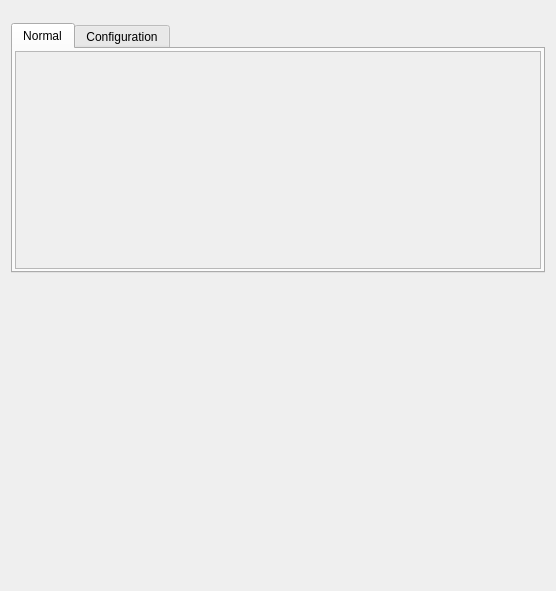
<?xml version="1.0" encoding="UTF-8"?>
<ui version="4.0">
 <class>Form</class>
 <widget class="QWidget" name="Form">
  <property name="geometry">
   <rect>
    <x>0</x>
    <y>0</y>
    <width>556</width>
    <height>591</height>
   </rect>
  </property>
  <property name="sizePolicy">
   <sizepolicy hsizetype="Preferred" vsizetype="Preferred">
    <horstretch>0</horstretch>
    <verstretch>0</verstretch>
   </sizepolicy>
  </property>
  <property name="windowTitle">
   <string>Form</string>
  </property>
  <layout class="QVBoxLayout" name="verticalLayout_3">
   <item>
    <widget class="TyphosDisplayTitle" name="TyphosDisplayTitle">
     <property name="sizePolicy">
      <sizepolicy hsizetype="Preferred" vsizetype="Fixed">
       <horstretch>0</horstretch>
       <verstretch>0</verstretch>
      </sizepolicy>
     </property>
     <property name="toolTip">
      <string/>
     </property>
     <property name="underline_midLineWidth" stdset="0">
      <number>-4</number>
     </property>
    </widget>
   </item>
   <item>
    <widget class="TyphosPositionerWidget" name="TyphosPositionerWidget">
     <property name="sizePolicy">
      <sizepolicy hsizetype="Preferred" vsizetype="Preferred">
       <horstretch>0</horstretch>
       <verstretch>0</verstretch>
      </sizepolicy>
     </property>
     <property name="maximumSize">
      <size>
       <width>16777215</width>
       <height>230</height>
      </size>
     </property>
     <property name="toolTip">
      <string/>
     </property>
     <property name="readback_attribute" stdset="0">
      <string>state</string>
     </property>
     <property name="setpoint_attribute" stdset="0">
      <string>state</string>
     </property>
     <property name="low_limit_switch_attribute" stdset="0">
      <string/>
     </property>
     <property name="high_limit_switch_attribute" stdset="0">
      <string/>
     </property>
     <property name="low_limit_travel_attribute" stdset="0">
      <string/>
     </property>
     <property name="high_limit_travel_attribute" stdset="0">
      <string/>
     </property>
     <property name="velocity_attribute" stdset="0">
      <string/>
     </property>
     <property name="acceleration_attribute" stdset="0">
      <string/>
     </property>
     <property name="moving_attribute" stdset="0">
      <string>busy</string>
     </property>
    </widget>
   </item>
   <item>
    <widget class="QTabWidget" name="signal_tab">
     <property name="sizePolicy">
      <sizepolicy hsizetype="Expanding" vsizetype="Maximum">
       <horstretch>0</horstretch>
       <verstretch>0</verstretch>
      </sizepolicy>
     </property>
     <property name="minimumSize">
      <size>
       <width>0</width>
       <height>250</height>
      </size>
     </property>
     <property name="maximumSize">
      <size>
       <width>16777215</width>
       <height>500</height>
      </size>
     </property>
     <property name="autoFillBackground">
      <bool>false</bool>
     </property>
     <property name="tabPosition">
      <enum>QTabWidget::North</enum>
     </property>
     <property name="tabShape">
      <enum>QTabWidget::Rounded</enum>
     </property>
     <property name="currentIndex">
      <number>0</number>
     </property>
     <property name="elideMode">
      <enum>Qt::ElideNone</enum>
     </property>
     <property name="usesScrollButtons">
      <bool>false</bool>
     </property>
     <property name="documentMode">
      <bool>false</bool>
     </property>
     <property name="tabBarAutoHide">
      <bool>false</bool>
     </property>
     <widget class="QWidget" name="normal_tab">
      <attribute name="title">
       <string>Normal</string>
      </attribute>
      <layout class="QHBoxLayout" name="misc_tab_layout">
       <property name="leftMargin">
        <number>2</number>
       </property>
       <property name="topMargin">
        <number>2</number>
       </property>
       <property name="rightMargin">
        <number>2</number>
       </property>
       <property name="bottomMargin">
        <number>2</number>
       </property>
       <item>
        <widget class="QScrollArea" name="normal_scroll">
         <property name="horizontalScrollBarPolicy">
          <enum>Qt::ScrollBarAlwaysOff</enum>
         </property>
         <property name="sizeAdjustPolicy">
          <enum>QAbstractScrollArea::AdjustToContentsOnFirstShow</enum>
         </property>
         <property name="widgetResizable">
          <bool>true</bool>
         </property>
         <widget class="QWidget" name="normal_widget">
          <property name="geometry">
           <rect>
            <x>0</x>
            <y>0</y>
            <width>528</width>
            <height>215</height>
           </rect>
          </property>
          <layout class="QVBoxLayout" name="verticalLayout">
           <property name="leftMargin">
            <number>2</number>
           </property>
           <property name="topMargin">
            <number>2</number>
           </property>
           <property name="rightMargin">
            <number>2</number>
           </property>
           <property name="bottomMargin">
            <number>2</number>
           </property>
           <item>
            <widget class="TyphosSignalPanel" name="normal_panel">
             <property name="toolTip">
              <string/>
             </property>
             <property name="whatsThis">
              <string>
    Panel of Signals for Device
    </string>
             </property>
             <property name="showHints" stdset="0">
              <bool>false</bool>
             </property>
             <property name="showNormal" stdset="0">
              <bool>true</bool>
             </property>
             <property name="showConfig" stdset="0">
              <bool>false</bool>
             </property>
             <property name="showOmitted" stdset="0">
              <bool>false</bool>
             </property>
            </widget>
           </item>
           <item>
            <spacer name="normal_spacer">
             <property name="orientation">
              <enum>Qt::Vertical</enum>
             </property>
             <property name="sizeHint" stdset="0">
              <size>
               <width>20</width>
               <height>40</height>
              </size>
             </property>
            </spacer>
           </item>
          </layout>
         </widget>
        </widget>
       </item>
      </layout>
     </widget>
     <widget class="QWidget" name="config_tab">
      <attribute name="title">
       <string>Configuration</string>
      </attribute>
      <layout class="QHBoxLayout" name="config_tab_layout">
       <property name="leftMargin">
        <number>2</number>
       </property>
       <property name="topMargin">
        <number>2</number>
       </property>
       <property name="rightMargin">
        <number>2</number>
       </property>
       <property name="bottomMargin">
        <number>2</number>
       </property>
       <item>
        <widget class="QScrollArea" name="config_scroll">
         <property name="font">
          <font>
           <underline>false</underline>
          </font>
         </property>
         <property name="horizontalScrollBarPolicy">
          <enum>Qt::ScrollBarAlwaysOff</enum>
         </property>
         <property name="sizeAdjustPolicy">
          <enum>QAbstractScrollArea::AdjustToContentsOnFirstShow</enum>
         </property>
         <property name="widgetResizable">
          <bool>true</bool>
         </property>
         <widget class="QWidget" name="config_widget">
          <property name="geometry">
           <rect>
            <x>0</x>
            <y>0</y>
            <width>528</width>
            <height>215</height>
           </rect>
          </property>
          <layout class="QVBoxLayout" name="verticalLayout_2">
           <property name="leftMargin">
            <number>2</number>
           </property>
           <property name="topMargin">
            <number>2</number>
           </property>
           <property name="rightMargin">
            <number>2</number>
           </property>
           <property name="bottomMargin">
            <number>2</number>
           </property>
           <item>
            <widget class="TyphosSignalPanel" name="config_panel">
             <property name="sizePolicy">
              <sizepolicy hsizetype="Preferred" vsizetype="Maximum">
               <horstretch>0</horstretch>
               <verstretch>0</verstretch>
              </sizepolicy>
             </property>
             <property name="toolTip">
              <string/>
             </property>
             <property name="whatsThis">
              <string>
    Panel of Signals for Device
    </string>
             </property>
             <property name="showHints" stdset="0">
              <bool>false</bool>
             </property>
             <property name="showNormal" stdset="0">
              <bool>false</bool>
             </property>
             <property name="showOmitted" stdset="0">
              <bool>false</bool>
             </property>
            </widget>
           </item>
           <item>
            <spacer name="config_spacer">
             <property name="orientation">
              <enum>Qt::Vertical</enum>
             </property>
             <property name="sizeHint" stdset="0">
              <size>
               <width>20</width>
               <height>40</height>
              </size>
             </property>
            </spacer>
           </item>
          </layout>
         </widget>
        </widget>
       </item>
      </layout>
     </widget>
    </widget>
   </item>
   <item>
    <spacer name="verticalSpacer">
     <property name="orientation">
      <enum>Qt::Vertical</enum>
     </property>
     <property name="sizeHint" stdset="0">
      <size>
       <width>20</width>
       <height>40</height>
      </size>
     </property>
    </spacer>
   </item>
  </layout>
 </widget>
 <customwidgets>
  <customwidget>
   <class>TyphosDisplayTitle</class>
   <extends>QFrame</extends>
   <header>typhos.display</header>
  </customwidget>
  <customwidget>
   <class>TyphosPositionerWidget</class>
   <extends>QWidget</extends>
   <header>typhos.positioner</header>
  </customwidget>
  <customwidget>
   <class>TyphosSignalPanel</class>
   <extends>QWidget</extends>
   <header>typhos.panel</header>
  </customwidget>
 </customwidgets>
 <resources/>
 <connections/>
</ui>
